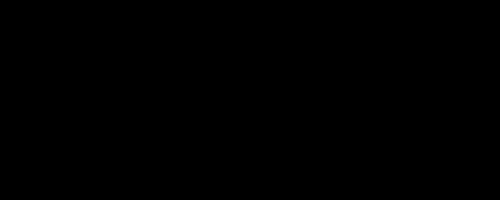
Frame 1 (no input)
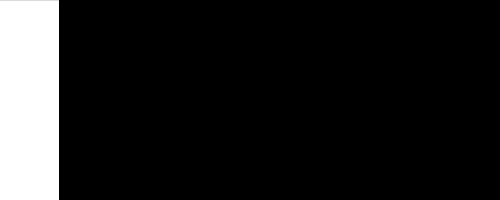
Frame 60 (the mouse pressed at the canvas centre just before this capture)
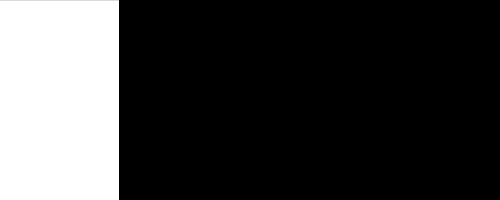
Frame 120 (the mouse held since frame 60 and released just before this capture)

The Processing sketch that drew these frames (run headless with seeded random() and noise(); from frame 60 on, the mouse is pressed at the canvas centre):

// Processing sketch: loop_animation
// ── loop_animation.pde
// Spencer Mathews, May 2016
// Animating with loops
// #loops #animation

float bounds=0;
float speed=1;

void setup() {
  size(500, 200);
}

void draw() {
  background(0);
  stroke(255);

  int x = 0;
  while (x<bounds) {
    line(x, 0, x, height);
    x+=1;
  }
  
  bounds+=speed;
}
